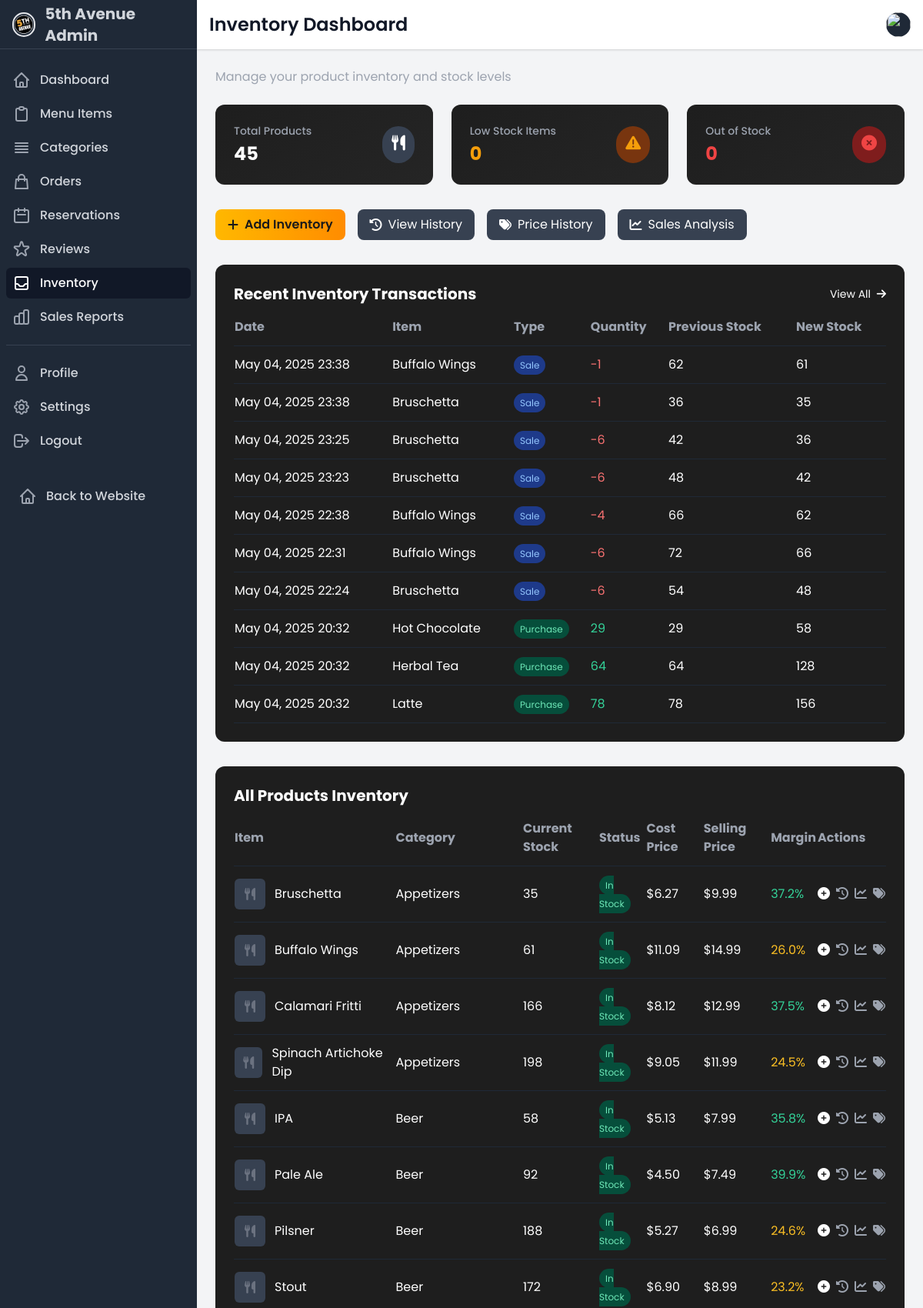
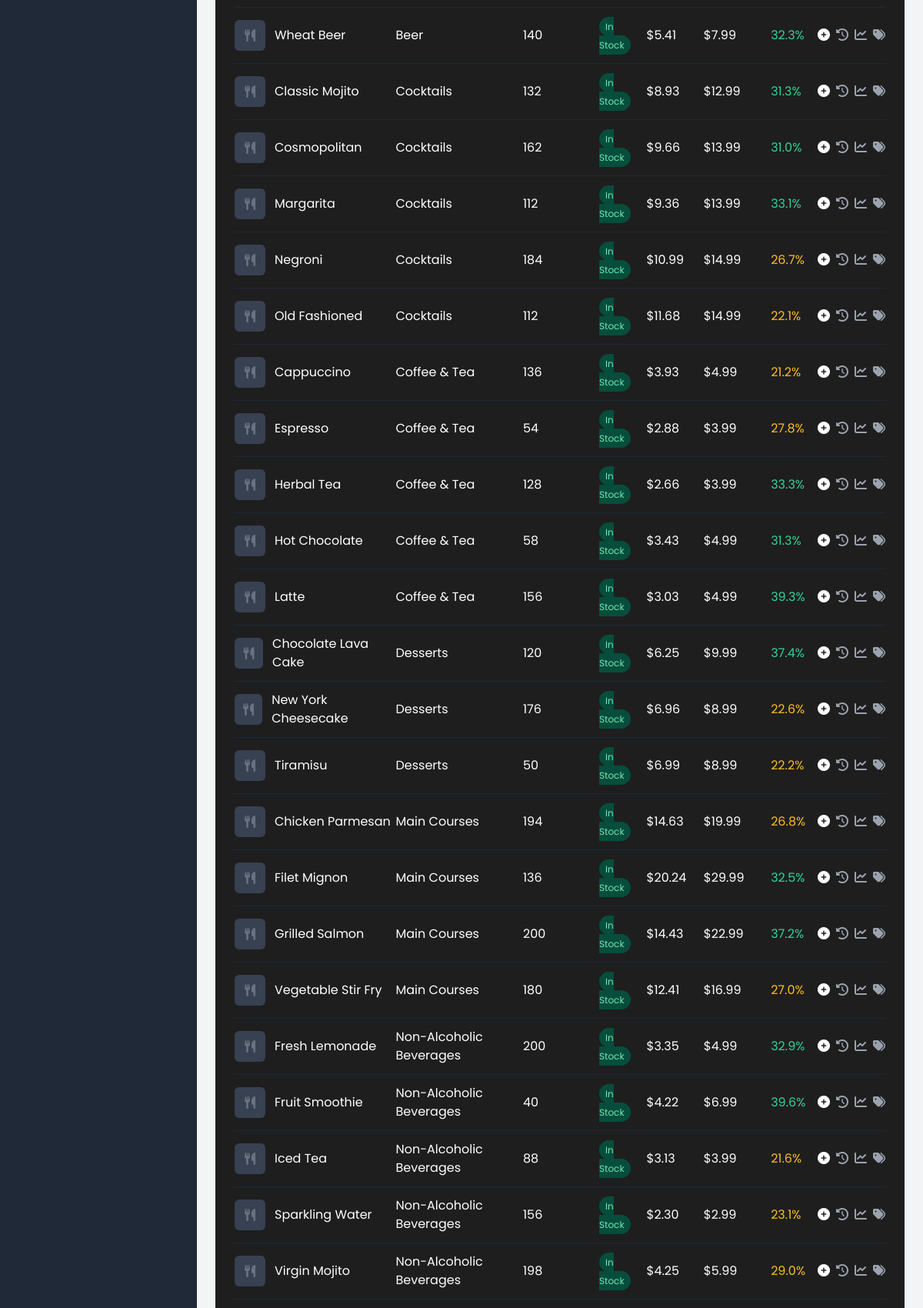
Screenshot of /dashboard/inventory/ (signed in, upper part) with the database file from the repository (2 pictures, top to bottom).
### ecommerce/models.py (models this page shows, shortened)
class InventoryTransaction(models.Model):
    TRANSACTION_TYPES = [
        ('PURCHASE', 'Purchase'),
        ('SALE', 'Sale'),
        ('ADJUSTMENT', 'Adjustment'),
        ('RETURN', 'Return'),
        ('WASTE', 'Waste/Loss'),
        ('INITIAL', 'Initial Stock')
    ]
    menu_item = models.ForeignKey(MenuItem, on_delete=models.CASCADE, related_name='inventory_transactions')
    transaction_type = models.CharField(max_length=20, choices=TRANSACTION_TYPES)
    quantity = models.IntegerField(help_text='Positive for additions, negative for reductions')
    unit_price = models.DecimalField(max_digits=10, decimal_places=2, null=True, blank=True)
    total_price = models.DecimalField(max_digits=10, decimal_places=2, null=True, blank=True)
    reference = models.CharField(max_length=100, blank=True, help_text='Order number, invoice number, etc.')
    notes = models.TextField(blank=True)
    created_by = models.ForeignKey(User, on_delete=models.SET_NULL, null=True, blank=True)
    created_at = models.DateTimeField(auto_now_add=True)
    previous_stock = models.PositiveIntegerField(default=0)
    new_stock = models.PositiveIntegerField(default=0)
    class Meta:
        ordering = ['-created_at']

class MenuItem(models.Model):
    category = models.ForeignKey(Category, on_delete=models.SET_NULL, related_name='menu_items', null=True, blank=True)
    name = models.CharField(max_length=100)
    description = models.TextField()
    price = models.DecimalField(max_digits=10, decimal_places=2)
    image = models.ImageField(upload_to='menu_items/')
    is_available = models.BooleanField(default=True)
    is_featured = models.BooleanField(default=False)
    is_vegetarian = models.BooleanField(default=False)
    spice_level = models.PositiveSmallIntegerField(
        validators=[MinValueValidator(0), MaxValueValidator(5)],
        default=0
    )
    current_stock = models.PositiveIntegerField(default=0)
    stock_alert_threshold = models.PositiveIntegerField(default=10)
    cost_price = models.DecimalField(max_digits=10, decimal_places=2, default=0)
    created_at = models.DateTimeField(auto_now_add=True)
    updated_at = models.DateTimeField(auto_now=True)
    class Meta:
        ordering = ['category', 'name']
    @property
    def profit_margin(self):
        if self.cost_price > 0:
            return ((self.price - self.cost_price) / self.price) * 100
        return 0

class Category(models.Model):
    name = models.CharField(max_length=100)
    description = models.TextField(blank=True)
    image = models.ImageField(upload_to='categories/', blank=True)
    is_active = models.BooleanField(default=True)
    created_at = models.DateTimeField(auto_now_add=True)
    updated_at = models.DateTimeField(auto_now=True)
    class Meta:
        verbose_name_plural = 'Categories'
        ordering = ['name']

### ecommerce/inventory.py (the view)
# urls.py: path('dashboard/inventory/', inventory_dashboard, name='inventory_dashboard'),
@login_required
def inventory_dashboard(request):
    menu_items = MenuItem.objects.all().order_by('category__name', 'name')
    low_stock_items = menu_items.filter(current_stock__lt=F('stock_alert_threshold'), current_stock__gt=0)
    out_of_stock_items = menu_items.filter(current_stock=0)
    recent_transactions = InventoryTransaction.objects.select_related('menu_item').order_by('-created_at')[:10]
    total_inventory_value = sum(item.current_stock * item.cost_price for item in menu_items)
    context = {
        'menu_items': menu_items,
        'low_stock_items': low_stock_items,
        'out_of_stock_items': out_of_stock_items,
        'recent_transactions': recent_transactions,
        'total_inventory_value': total_inventory_value,
        'active_section': 'inventory'
    }
    return render(request, 'accounts/inventory_dashboard.html', context)

### ecommerce/context_processors.py (called while the page is built, shortened)
def cart_processor(request):
    return {
        'cart_count': get_cart_count(request)
    }

def cashier_notification_processor(request):
    if not request.user.is_authenticated or not hasattr(request.user, 'staff_profile') or request.user.staff_profile.role != 'CASHIER':
        return {}

def customer_notification_processor(request):
    notifications = []
    return {
        'customer_notifications': notifications,
        'customer_notification_count': len(notifications)
    }

### ecommerce/views.py (called while the page is built)
def get_cart_count(request):
    if request.user.is_authenticated:
        try:
            cart = Cart.objects.get(user=request.user)
            return sum(item.quantity for item in cart.cart_items.all())
        except Cart.DoesNotExist:
            return 0
    else:
        cart = request.session.get('cart', {})
        return sum(cart.values())

### templates/accounts/inventory_dashboard.html (shortened to what this page needs)
{% extends 'accounts/dashboard_base.html' %}
{% load math_filters %}
{% block page_title %}Inventory Dashboard{% endblock page_title %}
{% block page_subtitle %}Manage your product inventory and stock levels{% endblock page_subtitle %}
{% block content %}
<div class="space-y-8">
    <div class="grid grid-cols-1 md:grid-cols-3 gap-6">
        <div class="stat-card p-6 rounded-lg">
            <div class="flex items-center justify-between">
                <div>
                    <h3 class="text-gray-400 text-sm font-medium">Total Products</h3>
                    <p class="text-2xl font-bold mt-1">{{ menu_items.count }}</p>
                </div>
                <div class="bg-gray-700 p-3 rounded-full">
                    <i class="fas fa-utensils text-food-gold text-xl"></i>
                </div>
            </div>
        </div>
        <div class="stat-card p-6 rounded-lg">
            <div class="flex items-center justify-between">
                <div>
                    <h3 class="text-gray-400 text-sm font-medium">Low Stock Items</h3>
                    <p class="text-2xl font-bold mt-1 text-yellow-500">{{ low_stock_items.count }}</p>
                </div>
                <div class="bg-yellow-900 p-3 rounded-full">
                    <i class="fas fa-exclamation-triangle text-yellow-500 text-xl"></i>
                </div>
            </div>
        </div>
        <div class="stat-card p-6 rounded-lg">
            <div class="flex items-center justify-between">
                <div>
                    <h3 class="text-gray-400 text-sm font-medium">Out of Stock</h3>
                    <p class="text-2xl font-bold mt-1 text-red-500">{{ out_of_stock_items.count }}</p>
                </div>
                <div class="bg-red-900 p-3 rounded-full">
                    <i class="fas fa-times-circle text-red-500 text-xl"></i>
                </div>
            </div>
        </div>
    </div>
    <div class="flex flex-wrap gap-4">
        <a href="{% url 'add_inventory' %}" class="btn-primary px-4 py-2 rounded-lg flex items-center">
            <i class="fas fa-plus mr-2"></i> Add Inventory
        </a>
        <a href="{% url 'inventory_history' %}" class="bg-gray-700 hover:bg-gray-600 text-white px-4 py-2 rounded-lg flex items-center">
            <i class="fas fa-history mr-2"></i> View History
        </a>
        <a href="{% url 'price_history' %}" class="bg-gray-700 hover:bg-gray-600 text-white px-4 py-2 rounded-lg flex items-center">
            <i class="fas fa-tags mr-2"></i> Price History
        </a>
        <a href="{% url 'sales_dashboard' %}" class="bg-gray-700 hover:bg-gray-600 text-white px-4 py-2 rounded-lg flex items-center">
            <i class="fas fa-chart-line mr-2"></i> Sales Analysis
        </a>
    </div>
    <div class="card p-6">
        <div class="flex justify-between items-center mb-4">
            <h2 class="text-xl font-bold">Recent Inventory Transactions</h2>
            <a href="{% url 'inventory_history' %}" class="text-food-gold hover:text-food-gold-light text-sm">
                View All <i class="fas fa-arrow-right ml-1"></i>
            </a>
        </div>
        <div class="overflow-x-auto">
            <table class="w-full">
                <thead>
                    <tr class="text-left text-gray-400 border-b border-gray-800">
                        <th class="pb-3">Date</th>
                        <th class="pb-3">Item</th>
                        <th class="pb-3">Type</th>
                        <th class="pb-3">Quantity</th>
                        <th class="pb-3">Previous Stock</th>
                        <th class="pb-3">New Stock</th>
                    </tr>
                </thead>
                <tbody>
                    {% for transaction in recent_transactions %}
                    <tr class="border-b border-gray-800">
                        <td class="py-3">{{ transaction.created_at|date:"M d, Y H:i" }}</td>
                        <td class="py-3">{{ transaction.menu_item.name }}</td>
                        <td class="py-3">
                            {% if transaction.transaction_type == 'PURCHASE' %}
                            <span class="bg-green-900 text-green-300 text-xs px-2 py-1 rounded-full">Purchase</span>
                            {% elif transaction.transaction_type == 'SALE' %}
                            <span class="bg-blue-900 text-blue-300 text-xs px-2 py-1 rounded-full">Sale</span>
                            {% elif transaction.transaction_type == 'ADJUSTMENT' %}
                            <span class="bg-purple-900 text-purple-300 text-xs px-2 py-1 rounded-full">Adjustment</span>
                            {% elif transaction.transaction_type == 'WASTE' %}
                            <span class="bg-red-900 text-red-300 text-xs px-2 py-1 rounded-full">Waste</span>
                            {% elif transaction.transaction_type == 'RETURN' %}
                            <span class="bg-yellow-900 text-yellow-300 text-xs px-2 py-1 rounded-full">Return</span>
                            {% else %}
                            <span class="bg-gray-700 text-gray-300 text-xs px-2 py-1 rounded-full">{{ transaction.transaction_type }}</span>
                            {% endif %}
                        </td>
                        <td class="py-3 {% if transaction.quantity < 0 %}text-red-400{% else %}text-green-400{% endif %}">
                            {{ transaction.quantity }}
                        </td>
                        <td class="py-3">{{ transaction.previous_stock }}</td>
                        <td class="py-3">{{ transaction.new_stock }}</td>
                    </tr>
                    {% empty %}
                    <tr>
                        <td colspan="6" class="py-4 text-center text-gray-500">No recent transactions found</td>
                    </tr>
                    {% endfor %}
                </tbody>
            </table>
        </div>
    </div>
    <div class="card p-6">
        <h2 class="text-xl font-bold mb-4">All Products Inventory</h2>
        <div class="overflow-x-auto">
            <table class="w-full">
                <thead>
                    <tr class="text-left text-gray-400 border-b border-gray-800">
                        <th class="pb-3">Item</th>
                        <th class="pb-3">Category</th>
                        <th class="pb-3">Current Stock</th>
                        <th class="pb-3">Status</th>
                        <th class="pb-3">Cost Price</th>
                        <th class="pb-3">Selling Price</th>
                        <th class="pb-3">Margin</th>
                        <th class="pb-3">Actions</th>
                    </tr>
                </thead>
                <tbody>
                    {% for item in menu_items %}
                    <tr class="border-b border-gray-800">
                        <td class="py-3">
                            <div class="flex items-center">
                                {% if item.image %}
                                <img src="{{ item.image.url }}" alt="{{ item.name }}" class="w-10 h-10 rounded-md object-cover mr-3">
                                {% else %}
                                <div class="w-10 h-10 rounded-md bg-gray-700 mr-3 flex items-center justify-center">
                                    <i class="fas fa-utensils text-gray-500"></i>
                                </div>
                                {% endif %}
                                <span>{{ item.name }}</span>
                            </div>
                        </td>
                        <td class="py-3">{{ item.category.name|default:"No Category" }}</td>
                        <td class="py-3">{{ item.current_stock }}</td>
                        <td class="py-3">
                            {% if item.current_stock <= 0 %}
                            <span class="bg-red-900 text-red-300 text-xs px-2 py-1 rounded-full">Out of Stock</span>
                            {% elif item.current_stock < item.stock_alert_threshold %}
                            <span class="bg-yellow-900 text-yellow-300 text-xs px-2 py-1 rounded-full">Low Stock</span>
                            {% else %}
                            <span class="bg-green-900 text-green-300 text-xs px-2 py-1 rounded-full">In Stock</span>
                            {% endif %}
                        </td>
                        <td class="py-3">${{ item.cost_price }}</td>
                        <td class="py-3">${{ item.price }}</td>
                        <td class="py-3">
                            {% if item.profit_margin > 30 %}
                            <span class="text-green-400">{{ item.profit_margin|floatformat:1 }}%</span>
                            {% elif item.profit_margin > 15 %}
                            <span class="text-yellow-400">{{ item.profit_margin|floatformat:1 }}%</span>
                            {% else %}
                            <span class="text-red-400">{{ item.profit_margin|floatformat:1 }}%</span>
                            {% endif %}
                        </td>
                        <td class="py-3">
                            <div class="flex space-x-2">
                                <a href="{% url 'add_inventory' %}?item={{ item.id }}" class="text-food-gold hover:text-food-gold-light" title="Add Stock">
                                    <i class="fas fa-plus-circle"></i>
                                </a>
                                <a href="{% url 'item_inventory_history' item.id %}" class="text-gray-400 hover:text-white" title="View History">
                                    <i class="fas fa-history"></i>
                                </a>
                                <a href="{% url 'item_sales_history' item.id %}" class="text-gray-400 hover:text-white" title="Sales History">
                                    <i class="fas fa-chart-line"></i>
                                </a>
                                <a href="{% url 'item_price_history' item.id %}" class="text-gray-400 hover:text-white" title="Price History">
                                    <i class="fas fa-tags"></i>
                                </a>
                            </div>
                        </td>
                    </tr>
                    {% empty %}
                    <tr>
                        <td colspan="8" class="py-4 text-center text-gray-500">No products found</td>
                    </tr>
                    {% endfor %}
                </tbody>
            </table>
        </div>
    </div>
</div>
{% endblock content %}

### templates/accounts/dashboard_base.html (style rules this page uses)
:root { --food-gold: #FFB800; --food-red: #E63946; --food-black: #1A1A1A; --sidebar-width: 260px; }
body { font-family: 'Poppins', sans-serif; background-color: #121212; color: white; }
.card { background-color: #1E1E1E; border-radius: 12px; transition: all 0.3s; }
.stat-card { background: linear-gradient(145deg, #1E1E1E, #252525); border-radius: 12px; transition: all 0.3s; }
.btn-primary { background: linear-gradient(to right, var(--food-gold), #FF8C00); color: #1A1A1A; font-weight: 600; transition: all 0.3s; }

### rows the page displays
InventoryTransaction: transaction_type "Sale"
InventoryTransaction: transaction_type "Sale"
InventoryTransaction: transaction_type "Sale"
InventoryTransaction: transaction_type "Sale"
InventoryTransaction: transaction_type "Sale"
InventoryTransaction: transaction_type "Sale"
InventoryTransaction: transaction_type "Sale"
InventoryTransaction: transaction_type "Purchase"
InventoryTransaction: transaction_type "Purchase"
InventoryTransaction: transaction_type "Purchase"
MenuItem: name "Bruschetta", category.name "Appetizers", current_stock "35", stock_alert_threshold "In Stock", cost_price "6.27", price "9.99", profit_margin "37.2"
MenuItem: name "Buffalo Wings", category.name "Appetizers", current_stock "61", stock_alert_threshold "In Stock", cost_price "11.09", price "14.99", profit_margin "26.0"
MenuItem: name "Calamari Fritti", category.name "Appetizers", current_stock "166", stock_alert_threshold "In Stock", cost_price "8.12", price "12.99", profit_margin "37.5"
MenuItem: name "Spinach Artichoke Dip", category.name "Appetizers", current_stock "198", stock_alert_threshold "In Stock", cost_price "9.05", price "11.99", profit_margin "24.5"
MenuItem: name "IPA", category.name "Beer", current_stock "58", stock_alert_threshold "In Stock", cost_price "5.13", price "7.99", profit_margin "35.8"
MenuItem: name "Pale Ale", category.name "Beer", current_stock "92", stock_alert_threshold "In Stock", cost_price "4.50", price "7.49", profit_margin "39.9"
MenuItem: name "Pilsner", category.name "Beer", current_stock "188", stock_alert_threshold "In Stock", cost_price "5.27", price "6.99", profit_margin "24.6"
MenuItem: name "Stout", category.name "Beer", current_stock "172", stock_alert_threshold "In Stock", cost_price "6.90", price "8.99", profit_margin "23.2"
MenuItem: name "Wheat Beer", category.name "Beer", current_stock "140", stock_alert_threshold "In Stock", cost_price "5.41", price "7.99", profit_margin "32.3"
MenuItem: name "Classic Mojito", category.name "Cocktails", current_stock "132", stock_alert_threshold "In Stock", cost_price "8.93", price "12.99", profit_margin "31.3"
MenuItem: name "Cosmopolitan", category.name "Cocktails", current_stock "162", stock_alert_threshold "In Stock", cost_price "9.66", price "13.99", profit_margin "31.0"
MenuItem: name "Margarita", category.name "Cocktails", current_stock "112", stock_alert_threshold "In Stock", cost_price "9.36", price "13.99", profit_margin "33.1"
MenuItem: name "Negroni", category.name "Cocktails", current_stock "184", stock_alert_threshold "In Stock", cost_price "10.99", price "14.99", profit_margin "26.7"
MenuItem: name "Old Fashioned", category.name "Cocktails", current_stock "112", stock_alert_threshold "In Stock", cost_price "11.68", price "14.99", profit_margin "22.1"
MenuItem: name "Cappuccino", category.name "Coffee & Tea", current_stock "136", stock_alert_threshold "In Stock", cost_price "3.93", price "4.99", profit_margin "21.2"
MenuItem: name "Espresso", category.name "Coffee & Tea", current_stock "54", stock_alert_threshold "In Stock", cost_price "2.88", price "3.99", profit_margin "27.8"
MenuItem: name "Herbal Tea", category.name "Coffee & Tea", current_stock "128", stock_alert_threshold "In Stock", cost_price "2.66", price "3.99", profit_margin "33.3"
MenuItem: name "Hot Chocolate", category.name "Coffee & Tea", current_stock "58", stock_alert_threshold "In Stock", cost_price "3.43", price "4.99", profit_margin "31.3"
MenuItem: name "Latte", category.name "Coffee & Tea", current_stock "156", stock_alert_threshold "In Stock", cost_price "3.03", price "4.99", profit_margin "39.3"
MenuItem: name "Chocolate Lava Cake", category.name "Desserts", current_stock "120", stock_alert_threshold "In Stock", cost_price "6.25", price "9.99", profit_margin "37.4"
MenuItem: name "New York Cheesecake", category.name "Desserts", current_stock "176", stock_alert_threshold "In Stock", cost_price "6.96", price "8.99", profit_margin "22.6"
MenuItem: name "Tiramisu", category.name "Desserts", current_stock "50", stock_alert_threshold "In Stock", cost_price "6.99", price "8.99", profit_margin "22.2"
MenuItem: name "Chicken Parmesan", category.name "Main Courses", current_stock "194", stock_alert_threshold "In Stock", cost_price "14.63", price "19.99", profit_margin "26.8"
MenuItem: name "Filet Mignon", category.name "Main Courses", current_stock "136", stock_alert_threshold "In Stock", cost_price "20.24", price "29.99", profit_margin "32.5"
MenuItem: name "Grilled Salmon", category.name "Main Courses", current_stock "200", stock_alert_threshold "In Stock", cost_price "14.43", price "22.99", profit_margin "37.2"
MenuItem: name "Vegetable Stir Fry", category.name "Main Courses", current_stock "180", stock_alert_threshold "In Stock", cost_price "12.41", price "16.99", profit_margin "27.0"
MenuItem: name "Fresh Lemonade", category.name "Non-Alcoholic Beverages", current_stock "200", stock_alert_threshold "In Stock", cost_price "3.35", price "4.99", profit_margin "32.9"
MenuItem: name "Fruit Smoothie", category.name "Non-Alcoholic Beverages", current_stock "40", stock_alert_threshold "In Stock", cost_price "4.22", price "6.99", profit_margin "39.6"
MenuItem: name "Iced Tea", category.name "Non-Alcoholic Beverages", current_stock "88", stock_alert_threshold "In Stock", cost_price "3.13", price "3.99", profit_margin "21.6"
MenuItem: name "Sparkling Water", category.name "Non-Alcoholic Beverages", current_stock "156", stock_alert_threshold "In Stock", cost_price "2.30", price "2.99", profit_margin "23.1"
MenuItem: name "Virgin Mojito", category.name "Non-Alcoholic Beverages", current_stock "198", stock_alert_threshold "In Stock", cost_price "4.25", price "5.99", profit_margin "29.0"

### other values shown
{{ menu_items.count }} "45"
{{ low_stock_items.count }} "0"
{{ out_of_stock_items.count }} "0"
